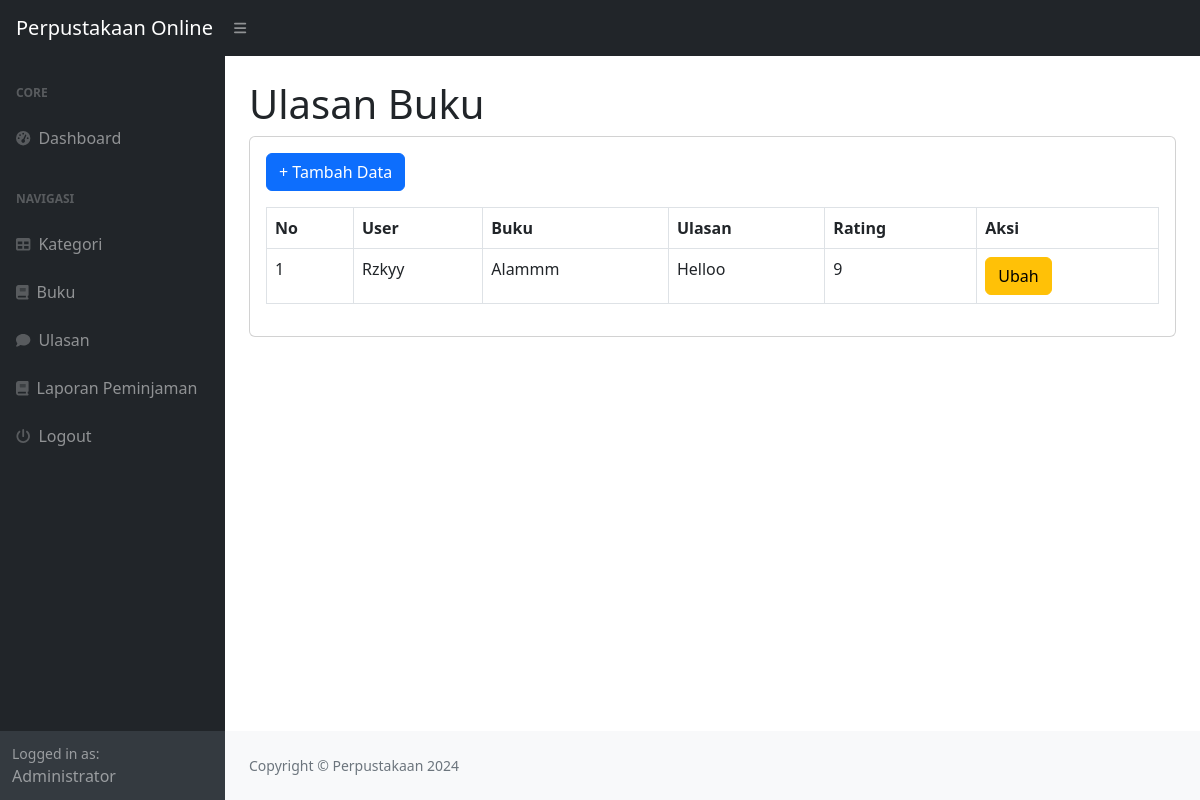
The page /index.php?page=ulasan (signed in) on the database its author committed.
### tables this page shows
CREATE TABLE `ulasan` (
  `id_ulasan` int(11) NOT NULL,
  `id_user` int(11) DEFAULT NULL,
  `id_buku` int(11) DEFAULT NULL,
  `ulasan` text DEFAULT NULL,
  `rating` int(11) DEFAULT NULL
);

CREATE TABLE `user` (
  `id_user` int(11) NOT NULL,
  `nama` varchar(255) DEFAULT NULL,
  `username` varchar(255) DEFAULT NULL,
  `password` varchar(255) DEFAULT NULL,
  `email` varchar(255) DEFAULT NULL,
  `alamat` text DEFAULT NULL,
  `no_telepon` varchar(255) DEFAULT NULL,
  `level` enum('admin','petugas','peminjam') DEFAULT NULL
);

CREATE TABLE `buku` (
  `id_buku` int(11) NOT NULL,
  `id_kategori` int(11) DEFAULT NULL,
  `judul` varchar(255) DEFAULT NULL,
  `penulis` varchar(255) DEFAULT NULL,
  `penerbit` varchar(255) DEFAULT NULL,
  `tahun_terbit` varchar(255) DEFAULT NULL,
  `deskripsi` text DEFAULT NULL
);

### ulasan.php (the view)
<h1 class="mt-4">Ulasan Buku</h1>
<div class="card">
    <div class="card-body">
<div class="row">
    <div class="col-md-12">
        <a href="?page=ulasan_tambah" class="btn btn-primary">+ Tambah Data</a>
        <table class="table table-bordered btn-sm mt-3" id="dataTable" width="100%" cellspacing="0">
            <tr>
                <th>No</th>
                <th>User</th>
                <th>Buku</th>
                <th>Ulasan</th>
                <th>Rating</th>
                <th>Aksi</th>
            </tr>
            <?php
            $i = 1;
                $query = mysqli_query($koneksi, "SELECT*FROM ulasan LEFT JOIN user on user.id_user = ulasan.id_user LEFT JOIN buku on  buku.id_buku = ulasan.id_buku");
                while($data = mysqli_fetch_array($query)){
                    ?>
                    <tr>
                        <td><?php echo $i++; ?></td>
                        <td><?php echo $data['nama']; ?></td>
                        <td><?php echo $data['judul']; ?></td>
                        <td><?php echo $data['ulasan']; ?></td>
                        <td><?php echo $data['rating']; ?></td>
                        <td>
                            <a href="?page=ulasan_ubah&&id=<?php echo $data['id_ulasan']; ?>" class="btn btn-warning">Ubah</a>
                        </td>
                    </tr>
                    <?php
                }
                ?>
        </table>
    </div>
</div>
    </div>
</div>

### rows shown on the page
ulasan: id_user.nama "Rzkyy", id_buku.judul "Alammm", ulasan "Helloo", rating "9"

### other values the page prints
$_SESSION['user']['nama'] "Administrator"
